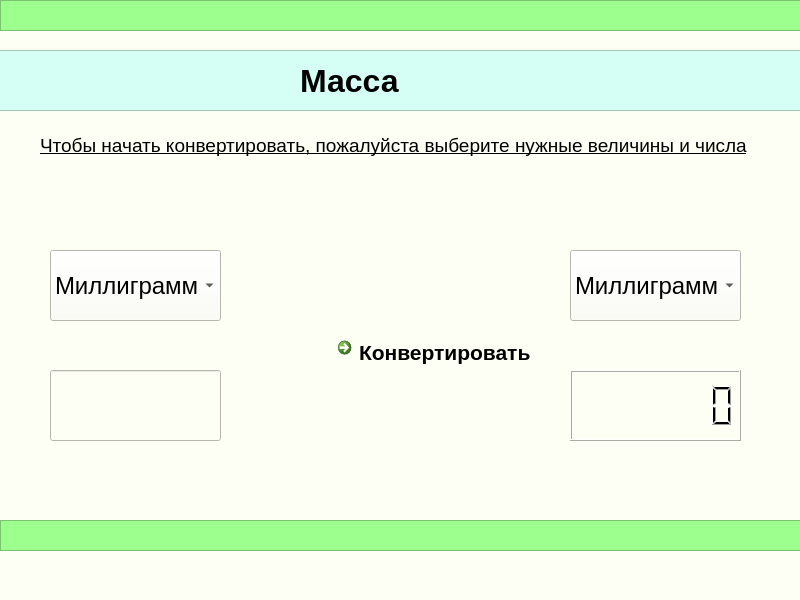
<?xml version="1.0" encoding="UTF-8"?>
<ui version="4.0">
 <class>MainWindow</class>
 <widget class="QMainWindow" name="MainWindow">
  <property name="geometry">
   <rect>
    <x>0</x>
    <y>0</y>
    <width>800</width>
    <height>600</height>
   </rect>
  </property>
  <property name="windowTitle">
   <string>MainWindow</string>
  </property>
  <property name="styleSheet">
   <string notr="true">background-color: rgb(253, 255, 244);</string>
  </property>
  <widget class="QWidget" name="centralwidget">
   <widget class="QFrame" name="frame">
    <property name="geometry">
     <rect>
      <x>0</x>
      <y>0</y>
      <width>801</width>
      <height>31</height>
     </rect>
    </property>
    <property name="styleSheet">
     <string notr="true">background:rgb(157, 255, 142)</string>
    </property>
    <property name="frameShape">
     <enum>QFrame::StyledPanel</enum>
    </property>
    <property name="frameShadow">
     <enum>QFrame::Raised</enum>
    </property>
   </widget>
   <widget class="QFrame" name="frame_2">
    <property name="geometry">
     <rect>
      <x>-10</x>
      <y>50</y>
      <width>811</width>
      <height>61</height>
     </rect>
    </property>
    <property name="styleSheet">
     <string notr="true">
background-color: rgb(213, 255, 244);</string>
    </property>
    <property name="frameShape">
     <enum>QFrame::StyledPanel</enum>
    </property>
    <property name="frameShadow">
     <enum>QFrame::Raised</enum>
    </property>
    <widget class="QLabel" name="label">
     <property name="geometry">
      <rect>
       <x>310</x>
       <y>10</y>
       <width>571</width>
       <height>41</height>
      </rect>
     </property>
     <property name="font">
      <font>
       <pointsize>24</pointsize>
       <weight>75</weight>
       <bold>true</bold>
      </font>
     </property>
     <property name="text">
      <string>Масса</string>
     </property>
    </widget>
   </widget>
   <widget class="QLabel" name="label_2">
    <property name="geometry">
     <rect>
      <x>40</x>
      <y>130</y>
      <width>731</width>
      <height>31</height>
     </rect>
    </property>
    <property name="font">
     <font>
      <pointsize>14</pointsize>
      <underline>true</underline>
     </font>
    </property>
    <property name="text">
     <string>Чтобы начать конвертировать, пожалуйста выберите нужные величины и числа</string>
    </property>
   </widget>
   <widget class="QComboBox" name="comboBox">
    <property name="geometry">
     <rect>
      <x>50</x>
      <y>250</y>
      <width>171</width>
      <height>71</height>
     </rect>
    </property>
    <property name="font">
     <font>
      <pointsize>18</pointsize>
      <weight>50</weight>
      <bold>false</bold>
     </font>
    </property>
    <item>
     <property name="text">
      <string>Миллиграмм</string>
     </property>
    </item>
    <item>
     <property name="text">
      <string>Грамм</string>
     </property>
    </item>
    <item>
     <property name="text">
      <string>Килограмм</string>
     </property>
    </item>
    <item>
     <property name="text">
      <string>Тонна</string>
     </property>
    </item>
    <item>
     <property name="text">
      <string>Стоун</string>
     </property>
    </item>
    <item>
     <property name="text">
      <string>Фунт</string>
     </property>
    </item>
    <item>
     <property name="text">
      <string>Унция</string>
     </property>
    </item>
   </widget>
   <widget class="QComboBox" name="comboBox_2">
    <property name="geometry">
     <rect>
      <x>570</x>
      <y>250</y>
      <width>171</width>
      <height>71</height>
     </rect>
    </property>
    <property name="font">
     <font>
      <pointsize>18</pointsize>
      <weight>50</weight>
      <bold>false</bold>
     </font>
    </property>
    <item>
     <property name="text">
      <string>Миллиграмм</string>
     </property>
    </item>
    <item>
     <property name="text">
      <string>Грамм</string>
     </property>
    </item>
    <item>
     <property name="text">
      <string>Килограмм</string>
     </property>
    </item>
    <item>
     <property name="text">
      <string>Тонна</string>
     </property>
    </item>
    <item>
     <property name="text">
      <string>Стоун</string>
     </property>
    </item>
    <item>
     <property name="text">
      <string>Фунт</string>
     </property>
    </item>
    <item>
     <property name="text">
      <string>Унция</string>
     </property>
    </item>
   </widget>
   <widget class="QLCDNumber" name="lcdNumber_2">
    <property name="geometry">
     <rect>
      <x>570</x>
      <y>370</y>
      <width>171</width>
      <height>71</height>
     </rect>
    </property>
    <property name="font">
     <font>
      <pointsize>18</pointsize>
     </font>
    </property>
    <property name="digitCount">
     <number>7</number>
    </property>
   </widget>
   <widget class="QLineEdit" name="lineEdit">
    <property name="geometry">
     <rect>
      <x>50</x>
      <y>370</y>
      <width>171</width>
      <height>71</height>
     </rect>
    </property>
    <property name="font">
     <font>
      <pointsize>18</pointsize>
     </font>
    </property>
   </widget>
   <widget class="QCommandLinkButton" name="commandLinkButton">
    <property name="geometry">
     <rect>
      <x>330</x>
      <y>330</y>
      <width>241</width>
      <height>41</height>
     </rect>
    </property>
    <property name="font">
     <font>
      <family>Segoe UI</family>
      <pointsize>16</pointsize>
     </font>
    </property>
    <property name="text">
     <string>Конвертировать</string>
    </property>
   </widget>
   <widget class="QFrame" name="frame_3">
    <property name="geometry">
     <rect>
      <x>0</x>
      <y>520</y>
      <width>801</width>
      <height>31</height>
     </rect>
    </property>
    <property name="styleSheet">
     <string notr="true">background:rgb(157, 255, 142)</string>
    </property>
    <property name="frameShape">
     <enum>QFrame::StyledPanel</enum>
    </property>
    <property name="frameShadow">
     <enum>QFrame::Raised</enum>
    </property>
   </widget>
  </widget>
  <widget class="QMenuBar" name="menubar">
   <property name="geometry">
    <rect>
     <x>0</x>
     <y>0</y>
     <width>800</width>
     <height>21</height>
    </rect>
   </property>
  </widget>
  <widget class="QStatusBar" name="statusbar"/>
 </widget>
 <resources/>
 <connections/>
</ui>
